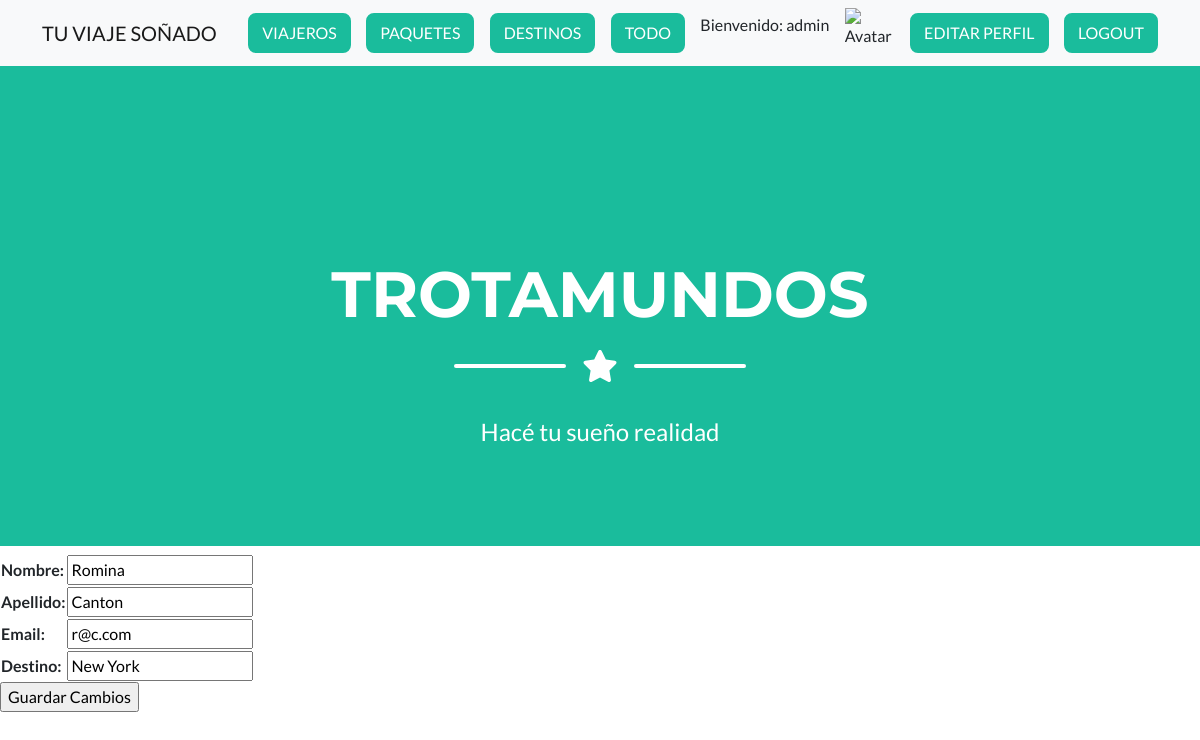
The app's page /AppKaren/editarViajero/3 (signed in) with its own data.
### AppKaren/models.py (models this page shows, shortened)
class Viajero(models.Model):
    nombre=models.CharField(max_length=50)
    apellido=models.CharField(max_length=50)
    email=models.EmailField()
    destino=models.CharField(max_length=50)

### AppKaren/views.py (the view)
# urls.py: path("editarViajero/<id>", editarViajero, name="editarViajero"),
@login_required
def editarViajero(request, id):
    viajero=Viajero.objects.get(id=id)
    if request.method=="POST":
        form= PasajeroForm(request.POST)
        if form.is_valid():
            info=form.cleaned_data
            viajero.nombre=info["nombre"]
            viajero.apellido=info["apellido"]
            viajero.email=info["email"]
            viajero.destino=info["destino"]
            viajero.save()
            viajeros=Viajero.objects.all()
            form = PasajeroForm()
            return render(request, "AppKaren/Viajeros.html" ,{"viajeros":viajeros, "mensaje": "Viajero editado correctamente", "form": form})
        pass
    else:
        formulario= PasajeroForm(initial={"nombre":viajero.nombre, "apellido":viajero.apellido, "email":viajero.email, "destino":viajero.destino})
        return render(request, "AppKaren/editarViajero.html", {"form": formulario, "viajero": viajero})

### AppKaren/forms.py
class PasajeroForm(forms.Form):
    nombre= forms.CharField(max_length=50)
    apellido=forms.CharField(max_length=50)
    email=forms.EmailField(max_length=50)
    destino=forms.CharField(max_length=50)

### AppKaren/templates/AppKaren/editarViajero.html (shortened to what this page needs)
{% extends "AppKaren/padre.html" %}
{% load static %}
{% block contenido_que_cambia %}
<form action="{% url 'editarViajero' viajero.id %}" method="POST"> {% csrf_token %}
    <table>
        {{ form.as_table }}
    </table>
    <input type="submit" value="Guardar Cambios">
    </form>
{% endblock %}

### AppKaren/templates/AppKaren/padre.html (shortened to what this page needs)
<!DOCTYPE html>
<html lang="en">
    <head>
        {% load static %}
        <nav class="navbar navbar-light bg-light static-top">
            <div class="container">
                <a class="navbar-brand" href="{% url 'inicioApp' %}">TU VIAJE SOÑADO</a>
                {% if user.is_authenticated %}
                <a class="btn btn-primary" href="{% url 'viajeros' %}">VIAJEROS</a>
                <a class="btn btn-primary" href="{% url 'paquetes' %}">PAQUETES</a>
                <a class="btn btn-primary" href="{% url 'destinos' %}">DESTINOS</a>
                <a class="btn btn-primary" href="{% url 'todo' %}">TODO</a>
                <p>Bienvenido: {{ user.username }}</p>
                <img src="{{ avatar }}" alt="Avatar" style="width:50px;height:50px;"/>
                <a class="btn btn-primary" href="{% url 'editarPerfil' %}">EDITAR PERFIL</a>
                <a class="btn btn-primary" href="{% url 'logout' %}">LOGOUT</a>
                {% else %}
                <a class="btn btn-primary" href="{% url 'login' %}">LOGIN</a>
                <a class="btn btn-danger" href="{% url 'register' %}">REGISTER</a>
                {% endif %}
            </div>
        </nav>
        <link href="{% static 'AppKaren/css/styles.css' %}" rel="stylesheet" />
    </head>
    <body id="page-top">
        <header class="masthead bg-primary text-white text-center">
            <div class="container d-flex align-items-center flex-column">
                <h1 class="masthead-heading text-uppercase mb-0">Trotamundos</h1>
                <div class="divider-custom divider-light">
                    <div class="divider-custom-line"></div>
                    <div class="divider-custom-icon"><i class="fas fa-star"></i></div>
                    <div class="divider-custom-line"></div>
                </div>
                <p class="masthead-subheading font-weight-light mb-0">Hacé tu sueño realidad</p>
            </div>
        </header>
        {% block contenido_que_cambia %}
            {% endblock %}

### records on screen
Viajero: nombre "Romina", apellido "Canton", email "r@c.com", destino "New York"

### other values on screen
{{ user.username }} "admin"
